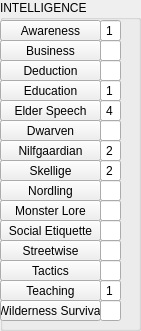
    <widget class="QGroupBox" name="Group_INTELLIGENCE">
     <property name="geometry">
      <rect>
       <x>10</x>
       <y>10</y>
       <width>141</width>
       <height>331</height>
      </rect>
     </property>
     <property name="title">
      <string>INTELLIGENCE</string>
     </property>
     <widget class="QPushButton" name="Awareness">
      <property name="geometry">
       <rect>
        <x>0</x>
        <y>20</y>
        <width>101</width>
        <height>21</height>
       </rect>
      </property>
      <property name="layoutDirection">
       <enum>Qt::LeftToRight</enum>
      </property>
      <property name="autoFillBackground">
       <bool>false</bool>
      </property>
      <property name="text">
       <string>Awareness</string>
      </property>
      <property name="checkable">
       <bool>false</bool>
      </property>
     </widget>
     <widget class="QPushButton" name="Business">
      <property name="geometry">
       <rect>
        <x>0</x>
        <y>40</y>
        <width>101</width>
        <height>21</height>
       </rect>
      </property>
      <property name="layoutDirection">
       <enum>Qt::LeftToRight</enum>
      </property>
      <property name="autoFillBackground">
       <bool>false</bool>
      </property>
      <property name="text">
       <string>Business</string>
      </property>
      <property name="checkable">
       <bool>false</bool>
      </property>
     </widget>
     <widget class="QPushButton" name="Deduction">
      <property name="geometry">
       <rect>
        <x>0</x>
        <y>60</y>
        <width>101</width>
        <height>21</height>
       </rect>
      </property>
      <property name="layoutDirection">
       <enum>Qt::LeftToRight</enum>
      </property>
      <property name="autoFillBackground">
       <bool>false</bool>
      </property>
      <property name="text">
       <string>Deduction</string>
      </property>
      <property name="checkable">
       <bool>false</bool>
      </property>
     </widget>
     <widget class="QPushButton" name="Education">
      <property name="geometry">
       <rect>
        <x>0</x>
        <y>80</y>
        <width>101</width>
        <height>21</height>
       </rect>
      </property>
      <property name="layoutDirection">
       <enum>Qt::LeftToRight</enum>
      </property>
      <property name="autoFillBackground">
       <bool>false</bool>
      </property>
      <property name="text">
       <string>Education</string>
      </property>
      <property name="checkable">
       <bool>false</bool>
      </property>
     </widget>
     <widget class="QPushButton" name="ElderSpeech">
      <property name="geometry">
       <rect>
        <x>0</x>
        <y>100</y>
        <width>101</width>
        <height>21</height>
       </rect>
      </property>
      <property name="layoutDirection">
       <enum>Qt::LeftToRight</enum>
      </property>
      <property name="autoFillBackground">
       <bool>false</bool>
      </property>
      <property name="text">
       <string>Elder Speech</string>
      </property>
      <property name="checkable">
       <bool>false</bool>
      </property>
     </widget>
     <widget class="QPushButton" name="MonsterLore">
      <property name="geometry">
       <rect>
        <x>0</x>
        <y>200</y>
        <width>101</width>
        <height>21</height>
       </rect>
      </property>
      <property name="layoutDirection">
       <enum>Qt::LeftToRight</enum>
      </property>
      <property name="autoFillBackground">
       <bool>false</bool>
      </property>
      <property name="text">
       <string>Monster Lore</string>
      </property>
      <property name="checkable">
       <bool>false</bool>
      </property>
     </widget>
     <widget class="QPushButton" name="LanguageNilfgaardian">
      <property name="geometry">
       <rect>
        <x>0</x>
        <y>140</y>
        <width>101</width>
        <height>21</height>
       </rect>
      </property>
      <property name="layoutDirection">
       <enum>Qt::LeftToRight</enum>
      </property>
      <property name="autoFillBackground">
       <bool>false</bool>
      </property>
      <property name="text">
       <string>Nilfgaardian</string>
      </property>
      <property name="checkable">
       <bool>false</bool>
      </property>
     </widget>
     <widget class="QPushButton" name="SocialEtiquette">
      <property name="geometry">
       <rect>
        <x>0</x>
        <y>220</y>
        <width>101</width>
        <height>21</height>
       </rect>
      </property>
      <property name="layoutDirection">
       <enum>Qt::LeftToRight</enum>
      </property>
      <property name="autoFillBackground">
       <bool>false</bool>
      </property>
      <property name="text">
       <string>Social Etiquette</string>
      </property>
      <property name="checkable">
       <bool>false</bool>
      </property>
     </widget>
     <widget class="QPushButton" name="Streetwise">
      <property name="geometry">
       <rect>
        <x>0</x>
        <y>240</y>
        <width>101</width>
        <height>21</height>
       </rect>
      </property>
      <property name="layoutDirection">
       <enum>Qt::LeftToRight</enum>
      </property>
      <property name="autoFillBackground">
       <bool>false</bool>
      </property>
      <property name="text">
       <string>Streetwise</string>
      </property>
      <property name="checkable">
       <bool>false</bool>
      </property>
     </widget>
     <widget class="QPushButton" name="Tactics">
      <property name="geometry">
       <rect>
        <x>0</x>
        <y>260</y>
        <width>101</width>
        <height>21</height>
       </rect>
      </property>
      <property name="layoutDirection">
       <enum>Qt::LeftToRight</enum>
      </property>
      <property name="autoFillBackground">
       <bool>false</bool>
      </property>
      <property name="text">
       <string>Tactics</string>
      </property>
      <property name="checkable">
       <bool>false</bool>
      </property>
     </widget>
     <widget class="QPushButton" name="Teaching">
      <property name="geometry">
       <rect>
        <x>0</x>
        <y>280</y>
        <width>101</width>
        <height>21</height>
       </rect>
      </property>
      <property name="layoutDirection">
       <enum>Qt::LeftToRight</enum>
      </property>
      <property name="autoFillBackground">
       <bool>false</bool>
      </property>
      <property name="text">
       <string>Teaching</string>
      </property>
      <property name="checkable">
       <bool>false</bool>
      </property>
     </widget>
     <widget class="QPushButton" name="WildernessSurvival">
      <property name="geometry">
       <rect>
        <x>0</x>
        <y>300</y>
        <width>101</width>
        <height>21</height>
       </rect>
      </property>
      <property name="layoutDirection">
       <enum>Qt::LeftToRight</enum>
      </property>
      <property name="autoFillBackground">
       <bool>false</bool>
      </property>
      <property name="text">
       <string>Wilderness Survival</string>
      </property>
      <property name="checkable">
       <bool>false</bool>
      </property>
     </widget>
     <widget class="QPushButton" name="LanguageSkellige">
      <property name="geometry">
       <rect>
        <x>0</x>
        <y>160</y>
        <width>101</width>
        <height>21</height>
       </rect>
      </property>
      <property name="layoutDirection">
       <enum>Qt::LeftToRight</enum>
      </property>
      <property name="autoFillBackground">
       <bool>false</bool>
      </property>
      <property name="text">
       <string>Skellige</string>
      </property>
      <property name="checkable">
       <bool>false</bool>
      </property>
     </widget>
     <widget class="QPushButton" name="LanguageDwarven">
      <property name="geometry">
       <rect>
        <x>0</x>
        <y>120</y>
        <width>101</width>
        <height>21</height>
       </rect>
      </property>
      <property name="layoutDirection">
       <enum>Qt::LeftToRight</enum>
      </property>
      <property name="autoFillBackground">
       <bool>false</bool>
      </property>
      <property name="text">
       <string>Dwarven</string>
      </property>
      <property name="checkable">
       <bool>false</bool>
      </property>
     </widget>
     <widget class="QPushButton" name="LanguageNordling">
      <property name="geometry">
       <rect>
        <x>0</x>
        <y>180</y>
        <width>101</width>
        <height>21</height>
       </rect>
      </property>
      <property name="layoutDirection">
       <enum>Qt::LeftToRight</enum>
      </property>
      <property name="autoFillBackground">
       <bool>false</bool>
      </property>
      <property name="text">
       <string>Nordling</string>
      </property>
      <property name="checkable">
       <bool>false</bool>
      </property>
     </widget>
     <widget class="QLineEdit" name="Awareness_Value">
      <property name="geometry">
       <rect>
        <x>100</x>
        <y>20</y>
        <width>21</width>
        <height>21</height>
       </rect>
      </property>
      <property name="text">
       <string>1</string>
      </property>
      <property name="frame">
       <bool>true</bool>
      </property>
      <property name="alignment">
       <set>Qt::AlignCenter</set>
      </property>
      <property name="readOnly">
       <bool>false</bool>
      </property>
     </widget>
     <widget class="QLineEdit" name="Deduction_Value">
      <property name="geometry">
       <rect>
        <x>100</x>
        <y>60</y>
        <width>21</width>
        <height>21</height>
       </rect>
      </property>
      <property name="frame">
       <bool>true</bool>
      </property>
      <property name="alignment">
       <set>Qt::AlignCenter</set>
      </property>
      <property name="readOnly">
       <bool>false</bool>
      </property>
     </widget>
     <widget class="QLineEdit" name="Education_Value">
      <property name="geometry">
       <rect>
        <x>100</x>
        <y>80</y>
        <width>21</width>
        <height>21</height>
       </rect>
      </property>
      <property name="text">
       <string>1</string>
      </property>
      <property name="frame">
       <bool>true</bool>
      </property>
      <property name="alignment">
       <set>Qt::AlignCenter</set>
      </property>
      <property name="readOnly">
       <bool>false</bool>
      </property>
     </widget>
     <widget class="QLineEdit" name="ElderSpeech_Value">
      <property name="geometry">
       <rect>
        <x>100</x>
        <y>100</y>
        <width>21</width>
        <height>21</height>
       </rect>
      </property>
      <property name="text">
       <string>4</string>
      </property>
      <property name="frame">
       <bool>true</bool>
      </property>
      <property name="alignment">
       <set>Qt::AlignCenter</set>
      </property>
      <property name="readOnly">
       <bool>false</bool>
      </property>
     </widget>
     <widget class="QLineEdit" name="LanguageDwarven_Value">
      <property name="geometry">
       <rect>
        <x>100</x>
        <y>120</y>
        <width>21</width>
        <height>21</height>
       </rect>
      </property>
      <property name="frame">
       <bool>true</bool>
      </property>
      <property name="alignment">
       <set>Qt::AlignCenter</set>
      </property>
      <property name="readOnly">
       <bool>false</bool>
      </property>
     </widget>
     <widget class="QLineEdit" name="LanguageSkellige_Value">
      <property name="geometry">
       <rect>
        <x>100</x>
        <y>160</y>
        <width>21</width>
        <height>21</height>
       </rect>
      </property>
      <property name="text">
       <string>2</string>
      </property>
      <property name="frame">
       <bool>true</bool>
      </property>
      <property name="alignment">
       <set>Qt::AlignCenter</set>
      </property>
      <property name="readOnly">
       <bool>false</bool>
      </property>
     </widget>
     <widget class="QLineEdit" name="SocialEtiquette_Value">
      <property name="geometry">
       <rect>
        <x>100</x>
        <y>220</y>
        <width>21</width>
        <height>21</height>
       </rect>
      </property>
      <property name="frame">
       <bool>true</bool>
      </property>
      <property name="alignment">
       <set>Qt::AlignCenter</set>
      </property>
      <property name="readOnly">
       <bool>false</bool>
      </property>
     </widget>
     <widget class="QLineEdit" name="Streetwise_Value">
      <property name="geometry">
       <rect>
        <x>100</x>
        <y>240</y>
        <width>21</width>
        <height>21</height>
       </rect>
      </property>
      <property name="frame">
       <bool>true</bool>
      </property>
      <property name="alignment">
       <set>Qt::AlignCenter</set>
      </property>
      <property name="readOnly">
       <bool>false</bool>
      </property>
     </widget>
     <widget class="QLineEdit" name="Teaching_Value">
      <property name="geometry">
       <rect>
        <x>100</x>
        <y>280</y>
        <width>21</width>
        <height>21</height>
       </rect>
      </property>
      <property name="text">
       <string>1</string>
      </property>
      <property name="frame">
       <bool>true</bool>
      </property>
      <property name="alignment">
       <set>Qt::AlignCenter</set>
      </property>
      <property name="readOnly">
       <bool>false</bool>
      </property>
     </widget>
     <widget class="QLineEdit" name="Business_Value">
      <property name="geometry">
       <rect>
        <x>100</x>
        <y>40</y>
        <width>21</width>
        <height>21</height>
       </rect>
      </property>
      <property name="frame">
       <bool>true</bool>
      </property>
      <property name="alignment">
       <set>Qt::AlignCenter</set>
      </property>
      <property name="readOnly">
       <bool>false</bool>
      </property>
     </widget>
     <widget class="QLineEdit" name="Tactics_Value">
      <property name="geometry">
       <rect>
        <x>100</x>
        <y>260</y>
        <width>21</width>
        <height>21</height>
       </rect>
      </property>
      <property name="frame">
       <bool>true</bool>
      </property>
      <property name="alignment">
       <set>Qt::AlignCenter</set>
      </property>
      <property name="readOnly">
       <bool>false</bool>
      </property>
     </widget>
     <widget class="QLineEdit" name="MonsterLore_Value">
      <property name="geometry">
       <rect>
        <x>100</x>
        <y>200</y>
        <width>21</width>
        <height>21</height>
       </rect>
      </property>
      <property name="frame">
       <bool>true</bool>
      </property>
      <property name="alignment">
       <set>Qt::AlignCenter</set>
      </property>
      <property name="readOnly">
       <bool>false</bool>
      </property>
     </widget>
     <widget class="QLineEdit" name="LanguageNordling_Value">
      <property name="geometry">
       <rect>
        <x>100</x>
        <y>180</y>
        <width>21</width>
        <height>21</height>
       </rect>
      </property>
      <property name="frame">
       <bool>true</bool>
      </property>
      <property name="alignment">
       <set>Qt::AlignCenter</set>
      </property>
      <property name="readOnly">
       <bool>false</bool>
      </property>
     </widget>
     <widget class="QLineEdit" name="LanguageNilfgaardian_Value">
      <property name="geometry">
       <rect>
        <x>100</x>
        <y>140</y>
        <width>21</width>
        <height>21</height>
       </rect>
      </property>
      <property name="text">
       <string>2</string>
      </property>
      <property name="frame">
       <bool>true</bool>
      </property>
      <property name="alignment">
       <set>Qt::AlignCenter</set>
      </property>
      <property name="readOnly">
       <bool>false</bool>
      </property>
     </widget>
     <widget class="QLineEdit" name="WildernessSurvival_Value">
      <property name="geometry">
       <rect>
        <x>100</x>
        <y>300</y>
        <width>21</width>
        <height>21</height>
       </rect>
      </property>
      <property name="frame">
       <bool>true</bool>
      </property>
      <property name="alignment">
       <set>Qt::AlignCenter</set>
      </property>
      <property name="readOnly">
       <bool>false</bool>
      </property>
     </widget>
    </widget>
